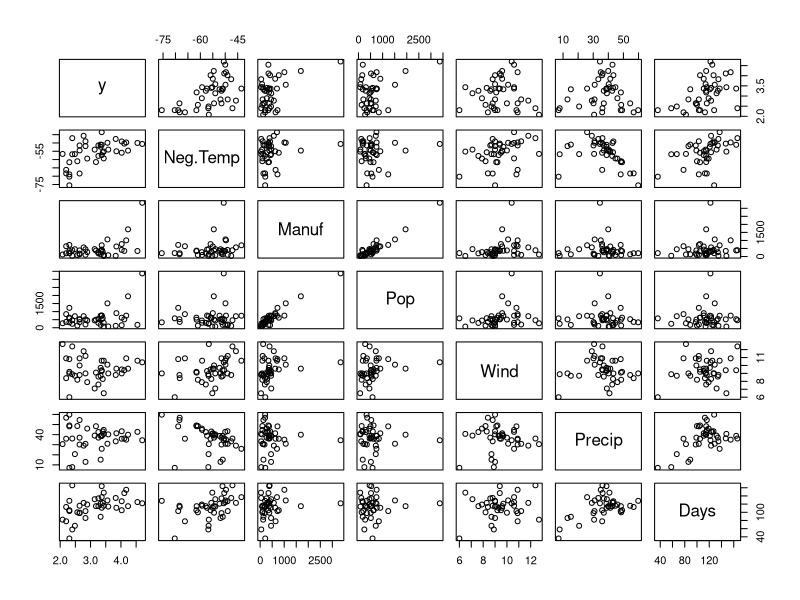
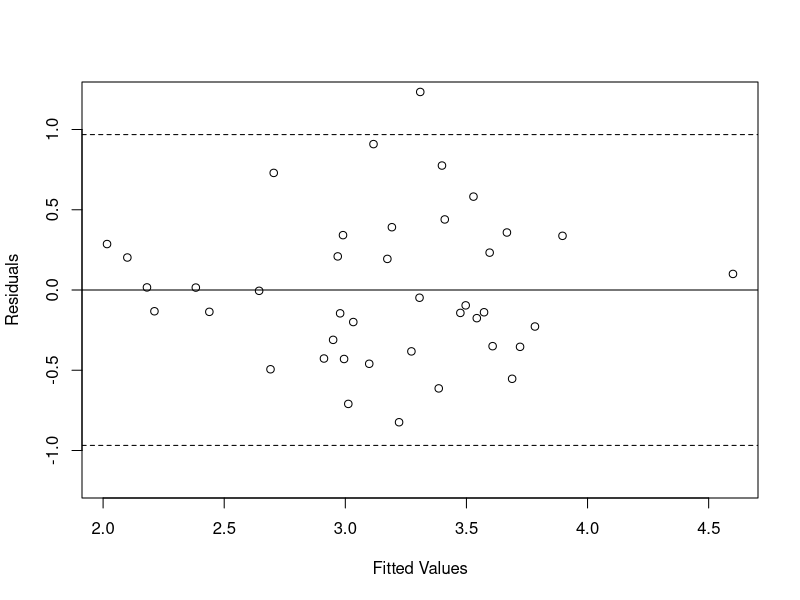
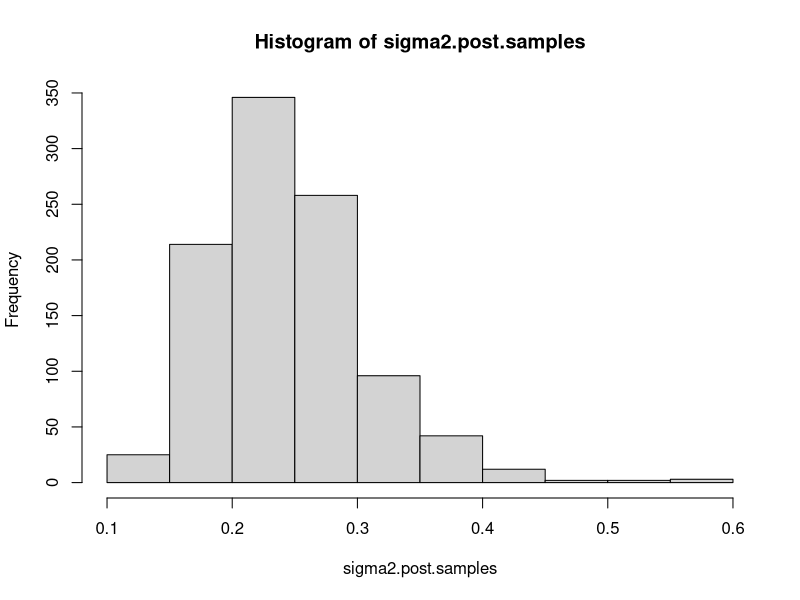
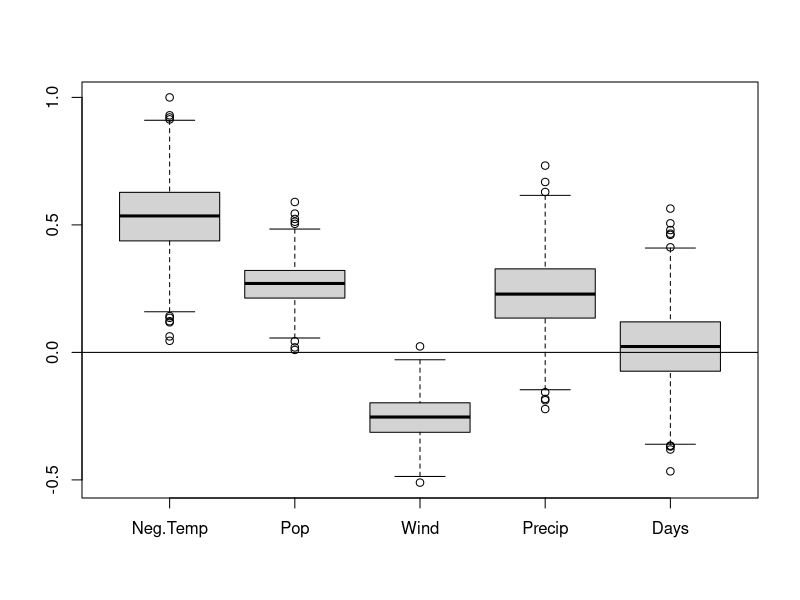
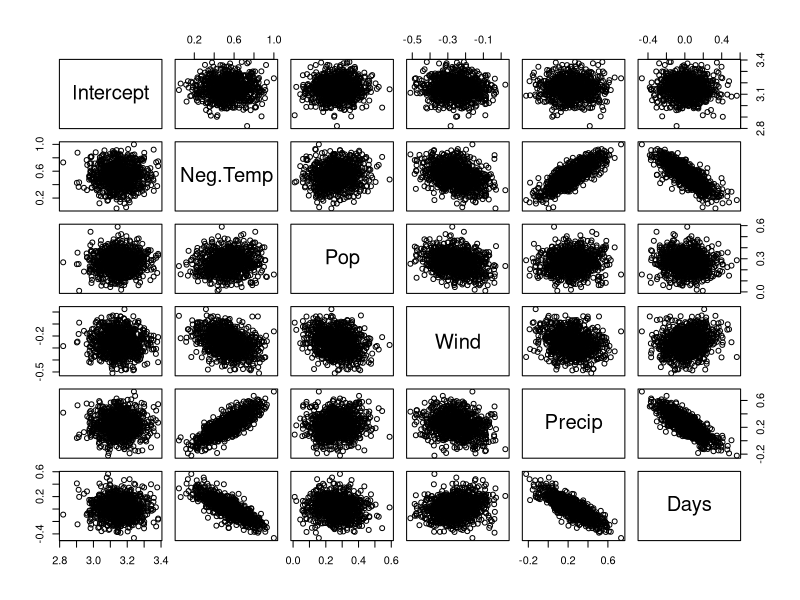

Source code (R) for these figures, in order:
################################################
## Bayesian Regression Example
## Air Quality Data
############################################### 

# Set working directory
setwd("C:/Users/chkrebtii.1/Box Sync/Teaching - STAT6570/3_Computation/R-code")

# Load MASS library
library(MASS)

# Read in data
air.data = read.table("air.txt",header=T)
N = dim(air.data)[1]

# Tranform the response variable
y = log(air.data[,1])  #use log of SO2

#############
# Some EDA
#############

# Determine explanatory variables
X = as.matrix(air.data[,-1])

# Pairs plot
pairs(cbind(y,X))

# Remove manufacturing
X.2 = X[,-2]

# Standardize the remaining variables
X.c = (X.2-matrix(rep(apply(X.2,2,mean),N),N,dim(X.2)[2],byrow=T))/matrix(rep(apply(X.2,2,sd),N),N,dim(X.2)[2],byrow=T)
cov.names = names(air.data[,c(-1,-3)])

# Add a column of 1s for the intercepts
X.int = cbind(rep(1,N),X.c)

# Determine the number of explanatory variables
P = dim(X.int)[2]

#############################################
#Classical Regression Analysis
#############################################

lm.fit = lm(y ~ X.c)
summary(lm.fit)

plot(lm.fit$fitted.values,lm.fit$residuals, ylim=c(-1.2,1.2), xlab="Fitted Values", ylab="Residuals")
abline(h=0)
abline(h=2*summary(lm.fit)$sigma,lty=2)
abline(h=-2*summary(lm.fit)$sigma,lty=2)

#############################################
#Bayesian Regression Analysis
#w/ non-informative prior
#############################################

V.beta = chol2inv(chol(t(X.int)%*%X.int))
beta.hat = V.beta%*%t(X.int)%*%y
s2 = t(y-X.int%*%beta.hat)%*%(y-X.int%*%beta.hat)/(N-P)

# Function for sampling from p(beta|sigma2,X,y)
sample.beta = function(sigma2, V.beta, beta.hat)
					{
                    		return(mvrnorm(1,beta.hat,sigma2*V.beta))
                    }
                    
# Function for sampling from p(sigma2|X,y)
sample.sigma2 = function(s2,N,P)
					{
                       return(1/rgamma(1, (N-P)/2, ((N-P)/2)*s2))
                    }
                       
# Set number of samples
K = 1000

# Initialize variables for the posterior samples
beta.post.samples = matrix(NA, K, P)
sigma2.post.samples = rep(NA, K)

for(i in 1:K)
	{
      	sigma2.curr = sample.sigma2(s2, N, P)
      	sigma2.post.samples[i] = sigma2.curr
      	beta.curr = sample.beta(sigma2.curr, V.beta, beta.hat)
      	beta.post.samples[i,] = beta.curr
     }
      
      
# Examine posterior samples
hist(sigma2.post.samples)
boxplot(as.data.frame(beta.post.samples[,-1]),names=cov.names)
abline(h=0)

# IMPORTANT:  Why can we look at boxplots of the coefficient posterior samples here?

# Calculate posterior means
apply(beta.post.samples, 2, mean)

# Look at the correlation between the betas
pairs(beta.post.samples,labels=c("Intercept",cov.names))

# Find the posterior probability that each of the parameters is greater than 0
apply(beta.post.samples > 0, 2,mean)


